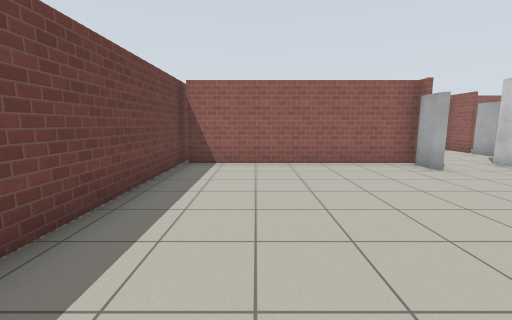
[1] (above)

17 first-person views from a walk through a world built for the Gazebo simulator. The camera is 1.2 m above the floor, tilts 8° down and sees 90° across. The floor is counted in squares, 1 m on a side. Each view is taken from the middle of a square. On the plan, view 1 faces up. The plan holds only what a view shows up to about 12 squares ahead; the rest is blank. Simple patterns stand in for the simulator's built-in surfaces.

[2]
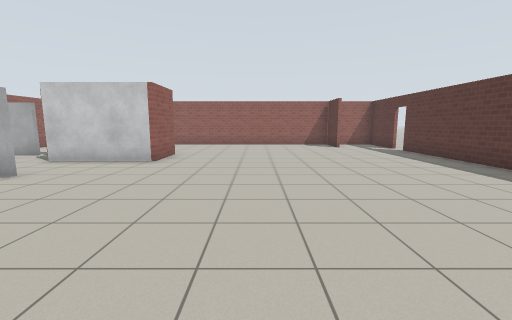

[3]
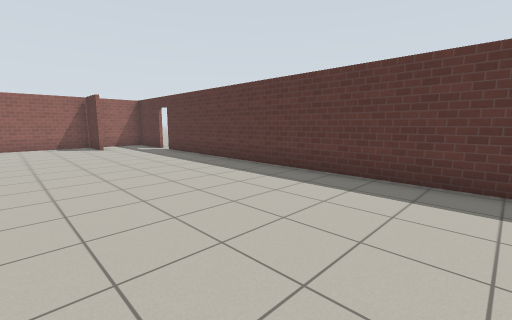

[4]
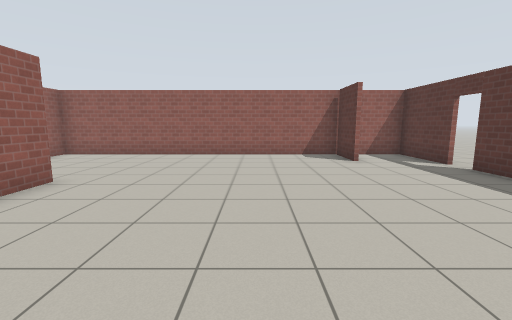

[5]
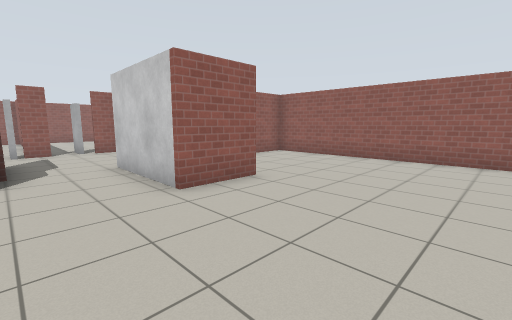

[6]
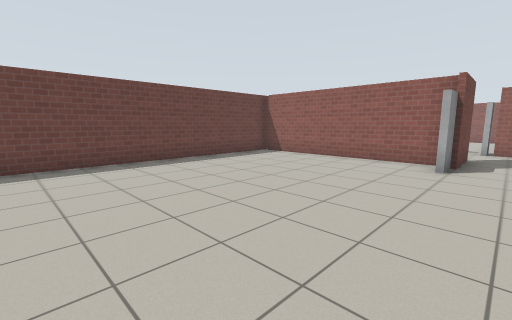

[7]
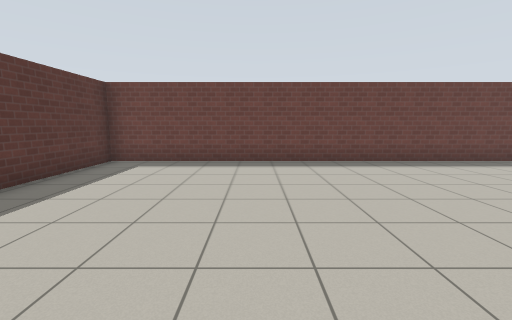

[8]
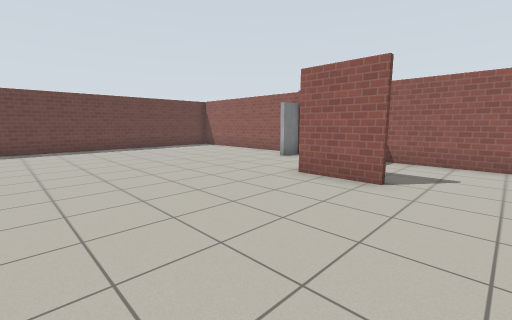

[9]
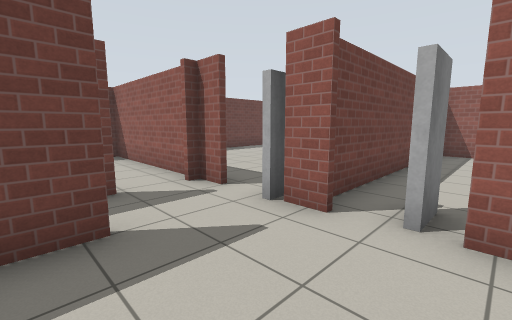

[10]
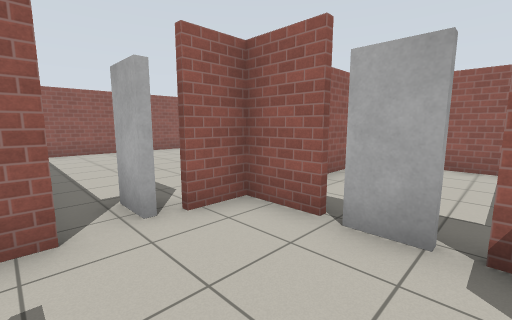

[11]
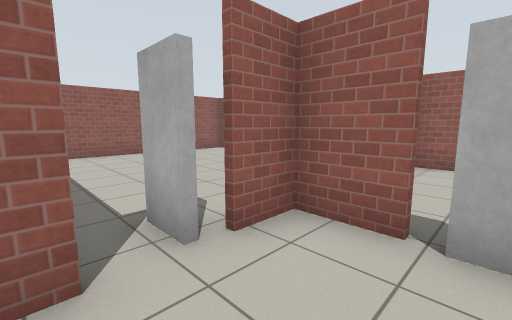

[12]
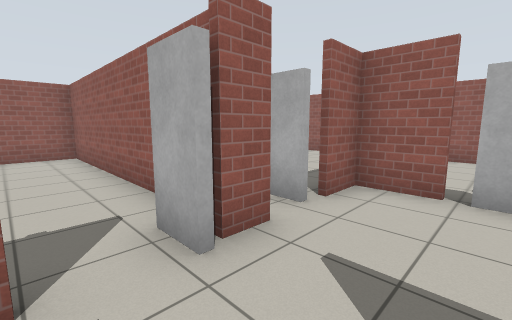

[13]
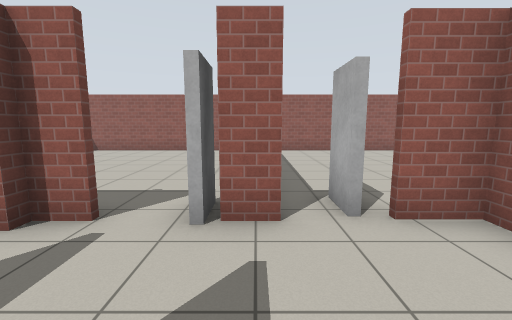

[14]
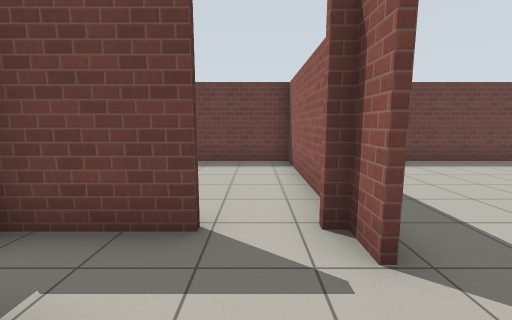

[15]
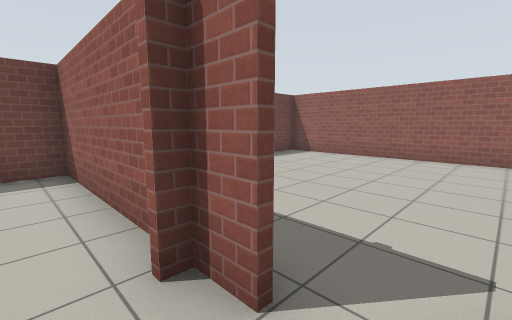

[16]
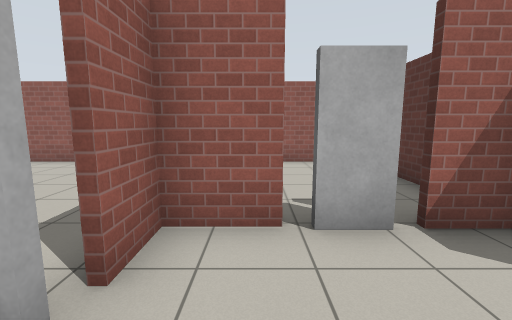

[17]
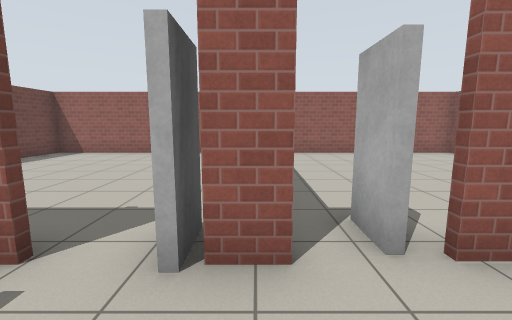

### Floor plan
Ten units are one square. View 1 is at (0, 0); x grows to the right and y downward. Boxes are objects, and circles mark ways between rooms. Rooms are numbered by the first view taken in them; rooms with no view inside come last. Other rooms are left out.
<svg viewBox="-28 -212 174 277">
<path fill="none" stroke="#000" d="M94 -43 73 -43 73 -79M50 -79 -21 -79M123 32 141 32 141 -76 126 -76M111 -76 81 -76M115 57 141 57 141 40M-23 -79 -23 57 108 57M50 -98 50 -75M64 -121 55 -121M32 -104 32 -81M40 -121 31 -121M89 -106 89 -121M89 -80 89 -91M58 -142 58 -207 -23 -207 -23 -159M109 -78 119 -78M126 -121 77 -121M141 -91 141 -119M26 -121 -23 -121 -23 -79"/>
<rect x="45" y="-75" width="10" height="10" fill="#bbb"><title>door leaf</title></rect>
<rect x="45" y="-135" width="10" height="20" fill="#bbb"><title>door leaf</title></rect>
<rect x="85" y="-105" width="10" height="10" fill="#bbb"><title>door leaf</title></rect>
<circle cx="60" cy="-80" r="3" fill="#2a7"/>
<circle cx="90" cy="-110" r="3" fill="#2a7"/>
<circle cx="90" cy="-90" r="3" fill="#2a7"/>
<circle cx="30" cy="-110" r="3" fill="#2a7"/>
<text x="60" y="-10">1</text>
<text x="60" y="-100">2</text>
<text x="20" y="-170">3</text>
<text x="110" y="-100">4</text>
<text x="0" y="-100">5</text>
</svg>
Room 1 opens to room 2. Room 2 opens to room 4. Room 2 opens to room 5.

Where each view was taken, in squares from view 1:
view 1: 0 up, 0 right, facing up
view 2: 1 up, 1 left, facing right
view 3: 0 up, 1 left, facing down-right
view 4: 0 up, 4 right, facing right
view 5: 0 up, 5 right, facing up-right
view 6: 1 down, 6 right, facing up-left
view 7: 1 down, 6 right, facing left
view 8: 1 down, 11 right, facing up-left
view 9: 9 up, 8 right, facing up-left
view 10: 9 up, 6 right, facing up-right
view 11: 10 up, 6 right, facing up-right
view 12: 10 up, 4 right, facing up-right
view 13: 9 up, 6 right, facing up
view 14: 11 up, 6 right, facing left
view 15: 11 up, 5 right, facing up-left
view 16: 11 up, 6 right, facing right
view 17: 10 up, 6 right, facing up
